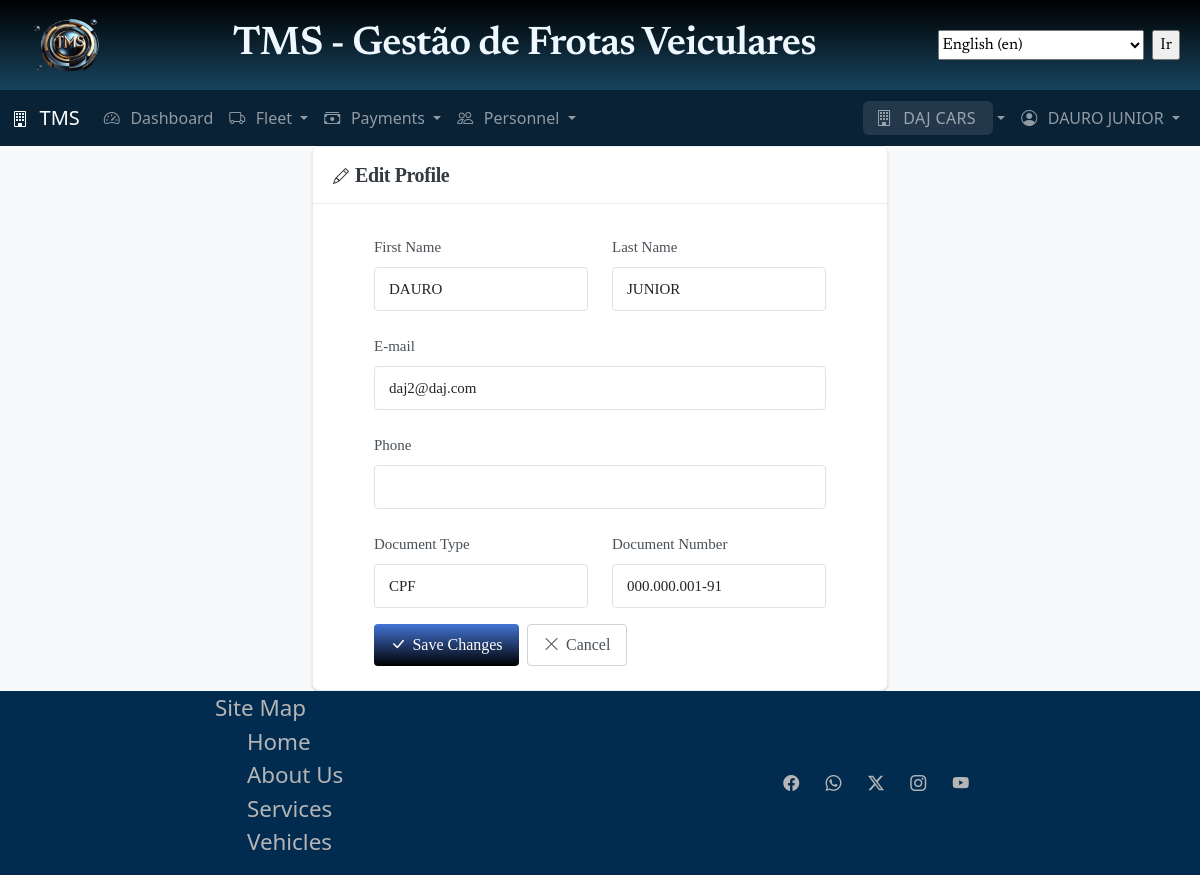
The page /accounts/profile/edit/ (signed in) on the database its author committed.
### tenants/models.py (models this page shows, shortened)
class Tenant(models.Model):
    PLAN_CHOICES = [
        ("free", _("Free")),
        ("basic", _("Basic")),
        ("premium", _("Premium")),
        ("entreprise", _("Enterprise")),
    ]
    id = models.UUIDField(primary_key=True, default=uuid.uuid4, editable=False)
    slug = models.SlugField(
        max_length=50,
        unique=True,
        help_text=_("Unique identifier for the tenant, used ni URLs and subdomains"),
    )
    name = models.CharField(max_length=200, help_text=_("Display name"))
    legal_name = models.CharField(max_length=200, help_text=_("Legal company name"))
    document = models.CharField(
        max_length=30,
        unique=True,
        help_text=_("Unique identifier like SSN or Tax ID, CPF or CNPJ"),
    )
    email = models.EmailField(unique=True)
    phone = models.CharField(max_length=30)
    address = models.CharField(max_length=250, null=True, blank=True)
    is_active = models.BooleanField(default=True)
    plan = models.CharField(max_length=20, choices=PLAN_CHOICES, default="free")
    created_at = models.DateTimeField(auto_now_add=True)
    updated_at = models.DateTimeField(auto_now=True)
    settings = models.JSONField(default=dict, blank=True, null=True)
    subscription_expires_at = models.DateTimeField(blank=True, null=True)
    objects = TenantManager()
    class Meta:
        db_table = "tenants"
        indexes = [
            models.Index(fields=["slug"]),
            models.Index(fields=["is_active", "plan"]),
        ]

### accounts/models.py (models this page shows, shortened)
class CustomUser(AbstractUser):
    id = models.UUIDField(primary_key=True, default=uuid.uuid4, editable=False)
    current_tenant = models.ForeignKey(
        'tenants.Tenant',
        on_delete=models.SET_NULL,
        null=True,
        blank=True,
        related_name='current_users',
        help_text=_('Currently active tenant for this user')
    )
    phone = models.CharField(max_length=20, blank=True, null=True)
    document_number = models.CharField(
        max_length=30,
        blank=True,
        null=True,
        help_text=_('Unique identifier like SSN or Tax ID, CPF or CNPJ')
    )
    document_type = models.CharField(
        max_length=6,
        blank=True,
        null=True,
        choices=[
            ('SSN', 'SSN'),
            ('TAXID', 'Tax ID'),
            ('CPF', 'CPF'),
            ('CNPJ', 'CNPJ')
        ],
        default='CPF'
    )
    last_login_tenant = models.ForeignKey(
        'tenants.Tenant',
        on_delete=models.SET_NULL,
        blank=True,
        null=True,
        related_name='last_login_users',
    )
    created_at = models.DateTimeField(auto_now_add=True)
    updated_at = models.DateTimeField(auto_now=True)
    class Meta:
        db_table = 'users'
        indexes = [
            models.Index(fields=['email']),
            models.Index(fields=['document_number'])
        ]
    def get_tenants(self):
        return Tenant.objects.filter(
            members__user=self,
            members__is_active=True,
            is_active=True
        ).distinct()
    def has_tenant_permission(self, tenant, permission=None):
        if self.is_superuser:
            return True
        try:
            membership = self.tenant_memberships.get(tenant=tenant, is_active=True)
            if permission:
                return permission in membership.get_permissions()
            return True
        except TenantUser.DoesNotExist:
            return False

### accounts/views.py (the view, shortened to what this page needs)
# urls.py: path('profile/edit/', views.ProfileUpdateView.as_view(), name='profile_edit'),
class ProfileUpdateView(LoginRequiredMixin, UpdateView):
    model = CustomUser
    form_class = UserProfileForm
    template_name = "accounts/profile_edit.html"
    success_url = reverse_lazy("accounts:profile")
    def get_object(self, queryset=None):
        return self.request.user

### accounts/forms.py (shortened to what this page needs)
class UserProfileForm(forms.ModelForm):
    class Meta:
        model = CustomUser
        fields = [
            'first_name',
            'last_name',
            'email',
            'phone',
            'document_type',
            'document_number',
        ]
        widgets = {
            'first_name': forms.TextInput(attrs={'class': 'form-control'}),
            'last_name': forms.TextInput(attrs={'class': 'form-control'}),
            'email': forms.EmailInput(attrs={'class': 'form-control'}),
            'phone': forms.TextInput(attrs={'class': 'form-control'}),
            'document_type': forms.Select(attrs={'class': 'form-control'}),
            'document_number': forms.TextInput(attrs={'class': 'form-control'}),
        }

### core/context_processors.py (called while the page is built)
def payment_stats(request):
    if not request.user.is_authenticated:
        return {}
    if not hasattr(request, "tenant"):
        return {}
    from fleet.models import WorkdayApproval, PaymentOrder
    pending_approvals = WorkdayApproval.objects.filter(
        tenant=request.tenant, status="pending"
    ).count()
    pending_payments = PaymentOrder.objects.filter(
        tenant=request.tenant, status="pending"
    ).count()
    approved_payments = PaymentOrder.objects.filter(
        tenant=request.tenant, status="approved"
    ).count()
    return {
        "pending_approvals_count": pending_approvals,
        "pending_payments_count": pending_payments,
        "approved_payments_count": approved_payments,
    }

### core/models.py (called while the page is built)
    def get_queryset(self):
        queryset = super().get_queryset()
        from tenants.middleware import get_current_tenant
        tenant = get_current_tenant()
        if tenant:
            return queryset.filter(tenant=tenant)
        return queryset

### tenants/context_processors.py (called while the page is built)
def tenant_context(request):
    context = {
        "current_tenant": None,
        "user_tenants": [],
        "is_tenant_owner": False,
        "tenant_role": None,
    }
    if hasattr(request, "tenant") and request.tenant:
        context["current_tenant"] = request.tenant
        if request.user.is_authenticated:
            context["user_tenants"] = request.user.get_tenants()
            try:
                membership = TenantUser.objects.get(
                    user=request.user, tenant=request.tenant, is_active=True
                )
                context["is_tenant_owner"] = membership.is_owner
                context["tenant_role"] = membership.role
            except TenantUser.DoesNotExist:
                pass
    return context

### templates/accounts/profile_edit.html (shortened to what this page needs)
{% extends 'base.html' %}
{% load static i18n l10n %}
{% block content %}
<div class="container">
  <div class="row justify-content-center">
    <div class="col-md-8 col-lg-6">
      <div class="card shadow-sm">
        <div class="card-header bg-white">
          <h5 class="mb-0">
            <i class="bi bi-pencil"></i>{% translate 'Edit Profile' %}
          </h5>
        </div>
        <div class="card-body p-4">
          <form action="" method="post">
            <div class="row">
              <div class="col-md-6 mb-3">
                <label for="{{ form.first_name.id_for_label }}" class="form-label">
                  {% translate 'First Name' %}
                </label>
                {{ form.first_name }}
              </div>
              <div class="col-md-6 mb-3">
                <label for="{{ form.last_name.id_for_label }}" class="form-label">
                  {% translate 'Last Name' %}
                </label>
                {{ form.last_name }}
              </div>
            </div>
            <div class="mb-3">
              <label for="{{ form.email.id_for_label }}" class="form-label">
                {% translate 'E-mail' %}
              </label>
              {{ form.email }}
            </div>
            <div class="mb-3">
              <label for="{{ form.phone.id_for_label }}" class="form-label">
                {% translate 'Phone' %}
              </label>
              {{ form.phone }}
            </div>
            <div class="row">
              <div class="col-md-6 mb-3">
                <label for="{{ form.document_type.id_for_label }}" class="form-label">
                  Document Type
                </label>
                {{ form.document_type }}
              </div>
              <div class="col-md-6 mb-3">
                <label for="{{ form.document_number.id_for_label }}" class="form-label">
                  Document Number
                </label>
                {{ form.document_number }}
              </div>
            </div>
            <div class="d-flex gap-2">
              <button type="submit" class="btn btn-primary"
                style="background: linear-gradient(to bottom, #4374d5, black);">
                <i class="bi bi-check-lg"></i>{% translate 'Save Changes' %}
              </button>
              <a href="{% url 'accounts:profile' %}" class="btn btn-outline-secondary">
                <i class="bi bi-x-lg"></i>{% translate 'Cancel' %}
              </a>
            </div>
          </form>
        </div>
      </div>
    </div>
  </div>
</div>
{% endblock %}

### templates/components/_navbar.html (shortened to what this page needs)
{% load static i18n l10n %}
<link rel="stylesheet" href="{% static 'css/navbar.css' %}">
<nav class="navbar navbar-expand-lg navbar-dark" style="background: color-mix(in srgb, black 50%, #13436c 50%)">
  <div class="container">
    <a class="navbar-brand" href="{% url 'home' %}">
      <i class="bi bi-building"></i> TMS
    </a>
    <div class="collapse navbar-collapse" id="navbarNav">
      <ul class="navbar-nav me-auto">
        {% if user.is_authenticated %}
        <li class="nav-item">
          <a class="nav-link" href="{% url 'dashboard' %}">
            <i class="bi bi-speedometer2"></i> {% translate 'Dashboard' %}
          </a>
        </li>
        {% if current_tenant %}
        <li class="nav-item dropdown">
          <a class="nav-link dropdown-toggle" href="#" role="button" data-bs-toggle="dropdown">
            <i class="bi bi-truck"></i> {% translate 'Fleet' %}
          </a>
        </li>
        <li class="nav-item dropdown">
          <a class="nav-link dropdown-toggle" href="#" id="paymentsDropdown" role="button" data-bs-toggle="dropdown"
            aria-expanded="false">
            <i class="bi bi-cash-stack"></i> {% translate "Payments" %}
          </a>
        </li>
        <li class="nav-item dropdown">
          <a class="nav-link dropdown-toggle" href="#" role="button" data-bs-toggle="dropdown">
            <i class="bi bi-people"></i> {% translate 'Personnel' %}
          </a>
        </li>
        {% endif %}
        {% endif %}
      </ul>
      <ul class="navbar-nav">
        {% if user.is_authenticated %}
        {% if current_tenant %}
        <li class="nav-item dropdown">
          <a class="nav-link dropdown-toggle" href="#" role="button" data-bs-toggle="dropdown">
            <span class="tenant-badge">
              <i class="bi bi-building"></i> {{ current_tenant.name }}
            </span>
          </a>
        </li>
        {% else %}
        <li class="nav-item">
          <a class="nav-link" href="{% url 'tenants:select' %}">
            <i class="bi bi-building"></i> {% translate 'Select Tenant' %}
          </a>
        </li>
        {% endif %}
        <li class="nav-item dropdown">
          <a class="nav-link dropdown-toggle" href="#" role="button" data-bs-toggle="dropdown">
            <i class="bi bi-person-circle"></i> {{ user.get_full_name|default:user.username }}
          </a>
        </li>
        {% endif %}
      </ul>
    </div>
  </div>
</nav>

### static/css/base.css (style rules this page uses)
html { box-sizing: border-box; padding: 0; margin: 0; }
body { display: flex; flex-direction: column; min-height: 100vh; }
.card { display: flex !important; flex-direction: column !important; }

### static/css/home.css (style rules this page uses)
.card { display: flex; flex-direction: row; }
.card:nth-child(1), .card:nth-child(3) { flex-direction: row-reverse; }
.card-body { display: flex; flex-direction: column; justify-content: center; align-items: center; font-size: 1.4rem; }

### static/css/fleet-professional.css (style rules this page uses)
:root { --primary-navy: #13436c; --primary-dark: #0d3146; --primary-hover: #19425a; --accent-light: #144c6c; --gradient-start: #000000; --gradient-end: #17445f; --gray-50: #f8f9fa; --gray-100: #f1f3f5; --gray-200: #e9ecef; --gray-300: #dee2e6; --gray-400: #ced4da; --gray-500: #adb5bd; --gray-600: #6c757d; --gray-700: #495057; --gray-800: #343a40; --gray-900: #212529; --success: #2d6a4f; --success-light: #40916c; --warning: #b7791f; --warning-light: #f4a261; --danger: #9b2226; --danger-light: #c9404d; --info: #14539f; --info-light: #2a7fc1; --shadow-sm: 0 1px 2px 0 rgba(0, 0, 0, 0.05); --shadow: 0 1px 3px 0 rgba(0, 0, 0, 0.1), 0 1px 2px 0 rgba(0, 0, 0, 0.06); --shadow-md: 0 4px 6px -1px rgba(0, 0, 0, 0.1), 0 2px 4px -1px rgba(0, 0, 0, 0.06); --shadow-lg: 0 10px 15px -3px rgba(0, 0, 0, 0.1), 0 4px 6px -2px rgba(0, 0, 0, 0.05); --border-light: 1px solid var(--gray-200); --border-medium: 1px solid var(--gray-300); --border-radius: 8px; --border-radius-sm: 4px; }
body { font-family: 'Segoe UI', -apple-system, BlinkMacSystemFont, Roboto, 'Helvetica Neue', Arial, sans-serif; color: var(--gray-800); background-color: var(--gray-50); }
.container { max-width: 1400px; }
h1, h2, h3, h4, h5, h6 { font-weight: 600; color: var(--gray-900); letter-spacing: -0.02em; }
.card { border: var(--border-light); border-radius: var(--border-radius); box-shadow: var(--shadow-sm); transition: all 0.2s ease; background: white; }
.card-header { background-color: white; border-bottom: var(--border-light); padding: 1rem 1.25rem; }
.card-header h5, .card-header h6 { margin: 0; font-weight: 600; color: var(--gray-800); }
.card-body { padding: 1.25rem; }
.card.shadow-sm { box-shadow: var(--shadow) !important; }
.btn { border-radius: var(--border-radius-sm); font-weight: 500; padding: 0.5rem 1rem; transition: all 0.2s ease; border: none; }
.btn-primary { background-color: var(--primary-navy); color: white; }
.btn-outline-secondary { border: 1px solid var(--gray-400); color: var(--gray-700); background: white; }
.form-label { font-weight: 500; color: var(--gray-700); margin-bottom: 0.5rem; font-size: 0.9375rem; }
.form-control, .form-select { border: var(--border-medium); border-radius: var(--border-radius-sm); padding: 0.625rem 0.875rem; font-size: 0.9375rem; transition: all 0.2s ease; }

### static/css/navbar.css (style rules this page uses)
.tenant-badge { background: rgba(255, 255, 255, 0.1); padding: 0.4rem 0.8rem; border-radius: 6px; font-weight: 500; letter-spacing: 0.02em; }
.bi { margin-right: 0.4rem; font-size: 1rem; }

### rows shown on the page
Tenant: name "DAJ CARS"
CustomUser: get_full_name "DAURO JUNIOR", first_name "DAURO", last_name "JUNIOR", email "daj2@daj.com", document_type "CPF", document_number "000.000.001-91"

### other values the page prints
form field language "English (en)"
